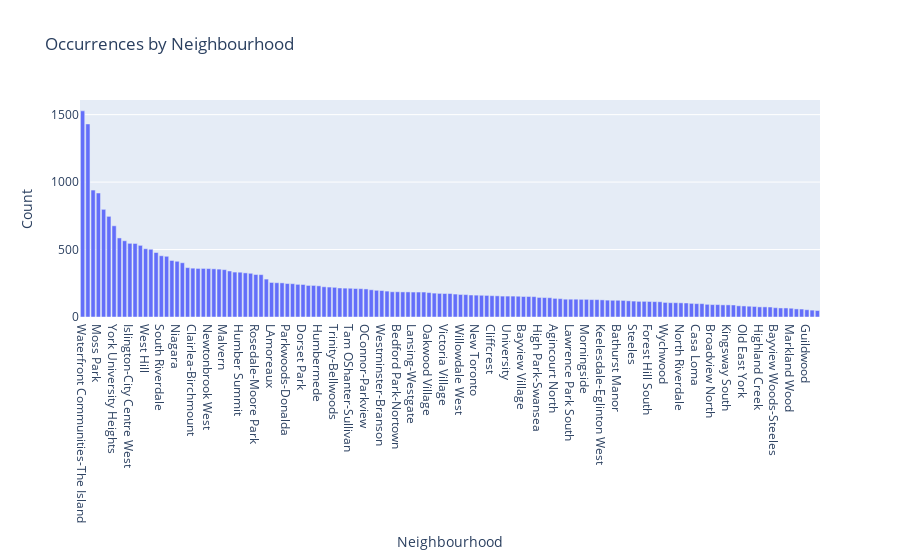

The code cell stored with this chart in its notebook:
### Markdown cell above
# Neighbourhood

### Code cell
# Create a bar chart for Neighbourhood counts
fig_neighbourhood = go.Figure(data=go.Bar(x=neighbourhood_counts['Neighbourhood'], y=neighbourhood_counts['Count']))
fig_neighbourhood.update_layout(title='Occurrences by Neighbourhood', xaxis_title='Neighbourhood', yaxis_title='Count')
fig_neighbourhood.show()

### Figure 1 — Plotly figure (JSON) as saved in the notebook; plotly's stock layout.template omitted (floating-point values rounded to 4 significant figures; data arrays with more than 128 entries replaced by an {"elided": "..."} marker saying what was removed)
{"data": [{"type": "bar", "x": {"elided": "141 str values"}, "y": {"elided": "141 int values"}}], "layout": {"title": {"text": "Occurrences by Neighbourhood"}, "xaxis": {"title": {"text": "Neighbourhood"}}, "yaxis": {"title": {"text": "Count"}}}}
